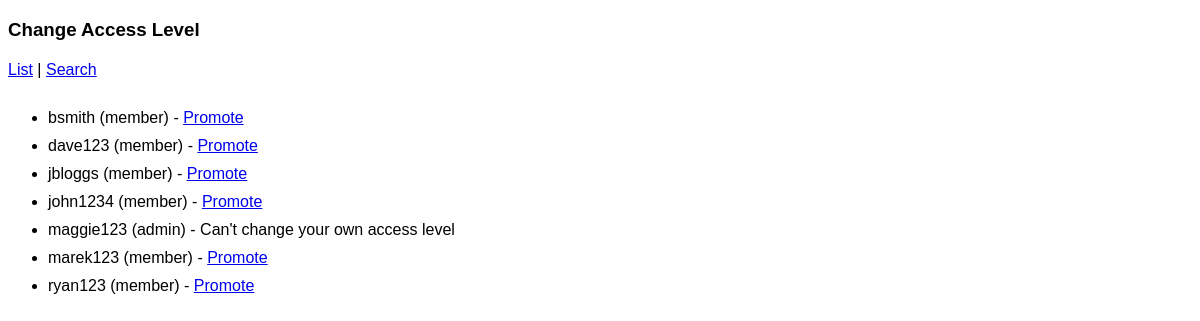
/change_access_level_form.php (signed in), run on an earlier commit of the app's database.
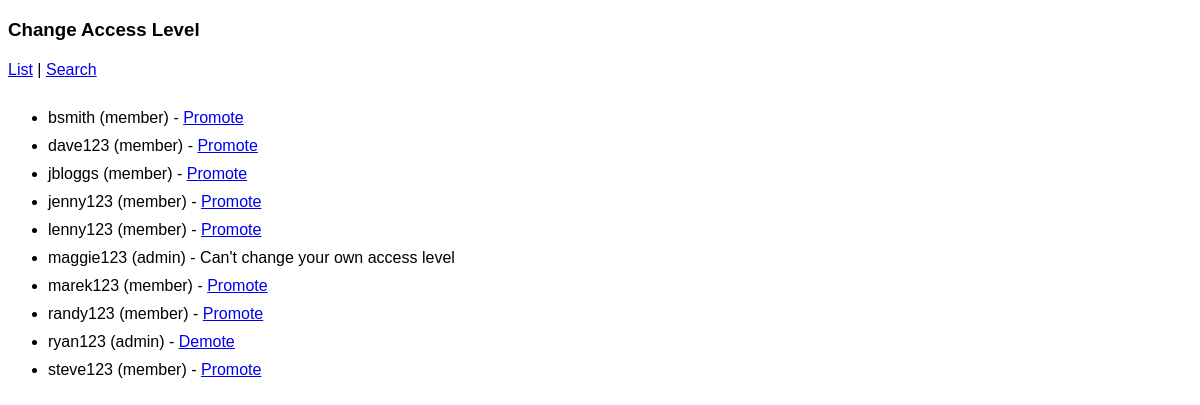
And on a later commit of the database.
### tables this page shows
CREATE TABLE `user` (
  `username` varchar(20) NOT NULL,
  `password` varchar(255) NOT NULL,
  `real_name` varchar(100) DEFAULT NULL,
  `dob` date NOT NULL,
  `access_level` varchar(10) NOT NULL DEFAULT 'member'
);

### change_access_level_form.php (the view, shortened to what this page needs)
<?php
  require "db_connect.php";
?>
<!DOCTYPE html>
<html>
  <head>
    <link rel="stylesheet" type="text/css" href="forum_stylesheet.css" />
  </head>
  <body>
    <h3>Change Access Level</h3>
    <div style="margin: 20px 0 30px"><a href="list_threads.php">List</a> | <a href="search_threads.php">Search</a></div>
    <ul style="display: grid; gap: 10px;">
      <?php
        $result = $db->query("SELECT * FROM user");
        foreach($result as $row) {
          if ($_SESSION['username'] === $row['username']) {
            echo '<li>
            <span>' . htmlspecialchars($row['username']) . ' (' . htmlspecialchars($row['access_level']) . ')</span> -
            <span>Can\'t change your own access level</span>
            </li>';
          } else if ($row['access_level'] === "member") {
            echo '<li>
            <span>' . htmlspecialchars($row['username']) . ' (' . htmlspecialchars($row['access_level']) . ')</span> -
            <a href="change_access_level.php?username=' . htmlspecialchars($row['username']) . '">Promote</a>
            </li>';
          } else {
            echo '<li>
            <span>' . htmlspecialchars($row['username']) . ' (' . htmlspecialchars($row['access_level']) . ')</span> -
            <a href="change_access_level.php?username=' . htmlspecialchars($row['username']) . '">Demote</a>
            </li>';
          }
        }
      ?>
    </ul>
  </body>
</html>

What changed in the data, as far as the page shows it:
removed user: username "john1234", access_level "member"
added user: username "jenny123", access_level "member"
added user: username "lenny123", access_level "member"
added user: username "randy123", access_level "member"
changed user "ryan123": access_level "member" → "admin"; access_level "Promote" → "Demote"
added user: username "steve123", access_level "member"
